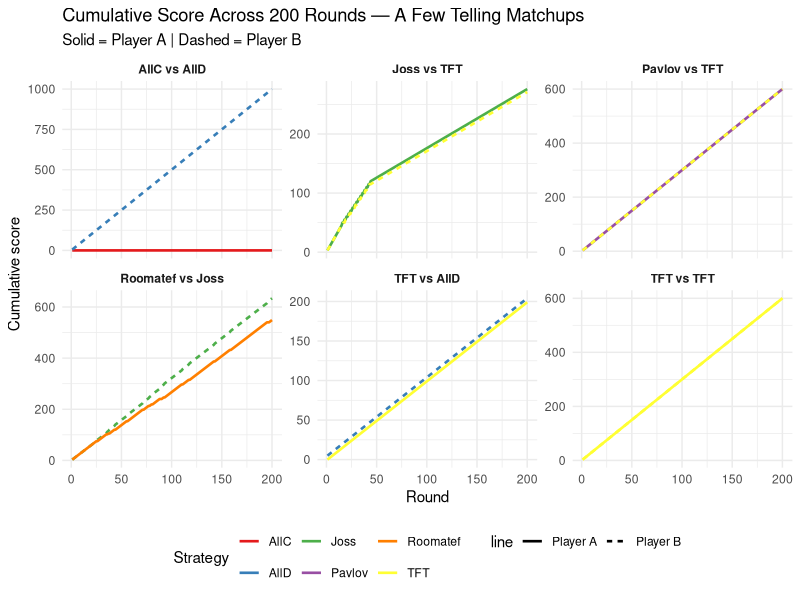
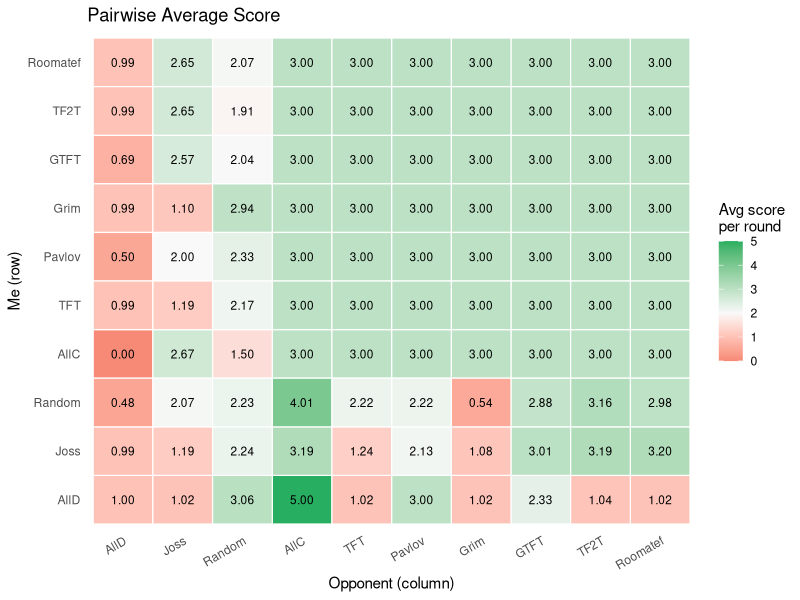
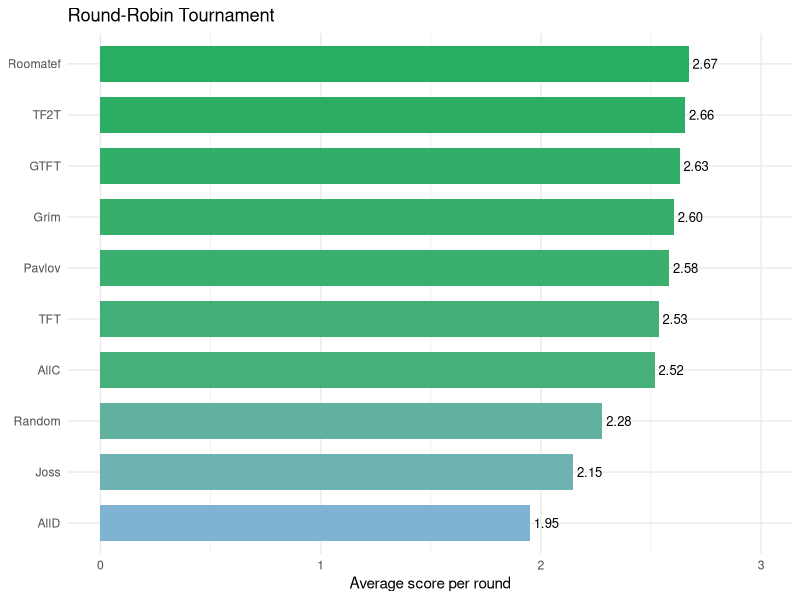
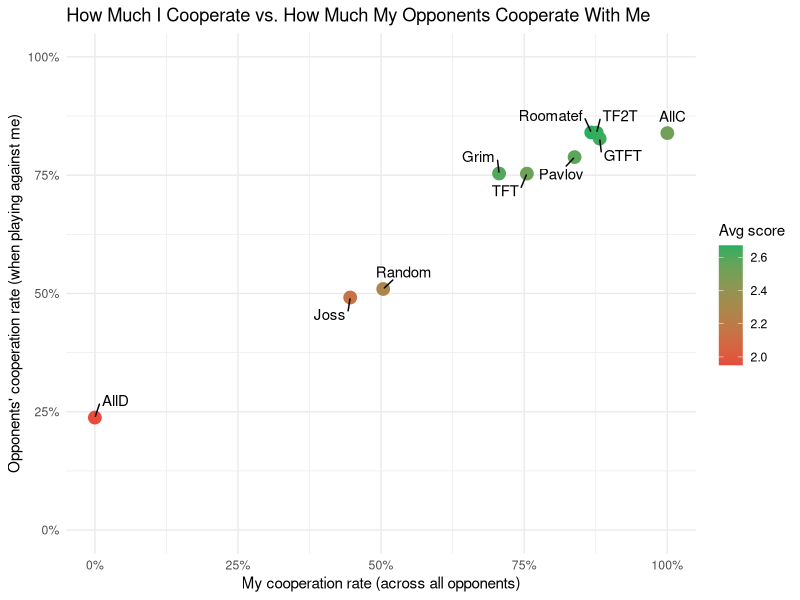
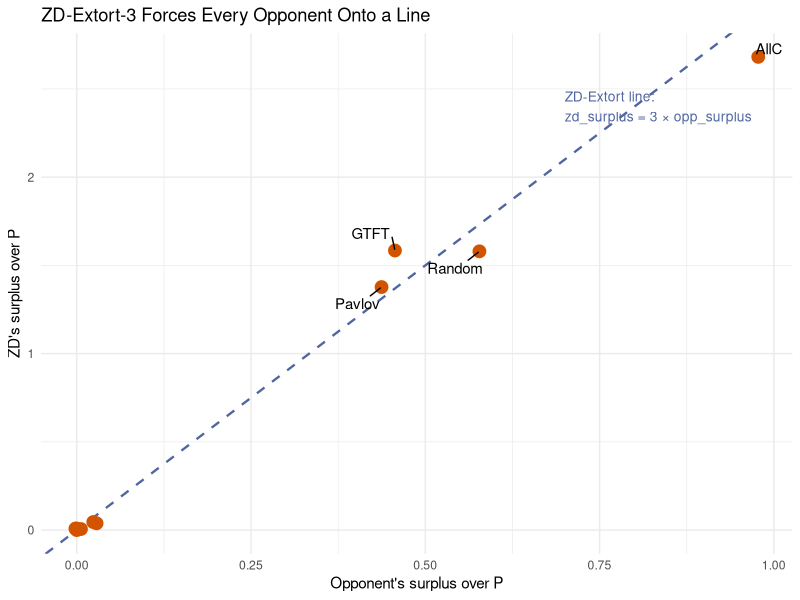

These figures' R source, in order:
## ---- chunk 1
knitr::opts_chunk$set(warning = FALSE, message = FALSE,
                      fig.align = "center", dpi = 110)
## ---- chunk 2
library(tidyverse)
library(ggrepel)
library(scales)
library(patchwork)

# T=5, R=3, P=1, S=0
PAYOFF <- matrix(
  c(3, 0, 5, 1),
  nrow = 2, byrow = TRUE,
  dimnames = list(c("C", "D"), c("C", "D"))
)
PAYOFF
## ---- chunk 3
# strat_a vs strat_b, total n_rounds 
play_match <- function(strat_a, strat_b, n_rounds = 200, noise = 0) {

  moves_a <- character(n_rounds)
  moves_b <- character(n_rounds)
  score_a <- numeric(n_rounds)
  score_b <- numeric(n_rounds)

  for (t in seq_len(n_rounds)) {
    # the identity infromation
    a <- strat_a(moves_a[seq_len(t - 1)], moves_b[seq_len(t - 1)])
    b <- strat_b(moves_b[seq_len(t - 1)], moves_a[seq_len(t - 1)])


    moves_a[t] <- a
    moves_b[t] <- b
    score_a[t] <- PAYOFF[a, b]
    score_b[t] <- PAYOFF[b, a]
  }

  tibble(
    round   = seq_len(n_rounds),
    move_a  = moves_a,
    move_b  = moves_b,
    score_a = score_a,
    score_b = score_b
  )
}
## ---- chunk 4
# ==================== 确定性策略 ====================

# always collaboration
always_c <- function(my_hist, opp_hist) "C"

# always defection
always_d <- function(my_hist, opp_hist) "D"

# Tit for Tat 
tft <- function(my_hist, opp_hist) {
  if (length(opp_hist) == 0) "C"
  else opp_hist[length(opp_hist)]
}


# Grim Trigger borken heart
grim <- function(my_hist, opp_hist) {
  if (any(opp_hist == "D")) "D" else "C"
}

# Pavlov / Win-Stay, Lose-Shift
# "win" get R(=3) or T(=5) → repeat
# "lose" get P(=1) or S(=0) → switch
pavlov <- function(my_hist, opp_hist) {
  if (length(my_hist) == 0) return("C")
  last_my  <- my_hist[length(my_hist)]
  last_opp <- opp_hist[length(opp_hist)]
  win <- (last_opp == "C")              
  if (win) last_my else (if (last_my == "C") "D" else "C")
}

# random baseline
random_strat <- function(my_hist, opp_hist) {
  sample(c("C", "D"), 1)
}

# Tit for Two Tats fogive one time
tf2t <- function(my_hist, opp_hist) {
  n <- length(opp_hist)
  if (n < 2) return("C")
  if (opp_hist[n] == "D" && opp_hist[n - 1] == "D") "D" else "C"
}

# Generous Tit for Tat — Occasionally forgive one time
gtft <- function(my_hist, opp_hist) {
  if (length(opp_hist) == 0) return("C")
  last_opp <- opp_hist[length(opp_hist)]
  if (last_opp == "C") "C"
  else if (runif(1) < 0.33) "C" else "D"   # 33%
}

# Joss — TFT 但 10% 概率偷偷背叛
joss <- function(my_hist, opp_hist) {
  if (length(opp_hist) == 0) return("C")
  last_opp <- opp_hist[length(opp_hist)]
  base <- last_opp                # same as TFT
  if (base == "C" && runif(1) < 0.10) "D" else base
}

## ---- chunk 5
roomatef <- function(my_hist, opp_hist) {
  if (length(opp_hist) == 0) return("C")
  n_c <- sum(opp_hist == "C")
  n_d <- sum(opp_hist == "D")
  if (n_c >= n_d) "C" else "D"
}

# wrap up
strategies <- list(
  AllC      = always_c,
  AllD      = always_d,
  TFT       = tft,
  TF2T      = tf2t,
  Grim      = grim,
  Pavlov    = pavlov,
  Random    = random_strat,
  GTFT      = gtft,
  Joss      = joss,
  Roomatef   = roomatef
)
length(strategies)
## ---- chunk 6
set.seed(42)

demo_pairs <- tribble(
  ~label,                 ~strat_a,    ~strat_b,
  "AllC vs AllD",         "AllC",      "AllD",
  "TFT vs AllD",          "TFT",       "AllD",
  "TFT vs TFT",           "TFT",       "TFT",
  "Roomatef vs Joss",      "Roomatef",   "Joss",
  "Pavlov vs TFT",        "Pavlov",    "TFT",
  "Joss vs TFT",          "Joss",      "TFT"
)

demo_results <- demo_pairs |>
  pmap_dfr(function(label, strat_a, strat_b) {
    res <- play_match(strategies[[strat_a]], strategies[[strat_b]],
                      n_rounds = 200)
    res |>
      mutate(label    = label,
             cum_a    = cumsum(score_a),
             cum_b    = cumsum(score_b),
             player_a = strat_a,
             player_b = strat_b)
  })

demo_long <- demo_results |>
  select(label, round, player_a, player_b, cum_a, cum_b) |>
  pivot_longer(c(cum_a, cum_b),
               names_to = "who", values_to = "cum_score") |>
  mutate(player = ifelse(who == "cum_a", player_a, player_b),
         line   = ifelse(who == "cum_a", "Player A", "Player B"))

ggplot(demo_long, aes(x = round, y = cum_score, color = player, linetype = line)) +
  geom_line(linewidth = 0.9) +
  facet_wrap(~ label, ncol = 3, scales = "free_y") +
  scale_color_brewer(palette = "Set1") +
  labs(title    = "Cumulative Score Across 200 Rounds — A Few Telling Matchups",
       subtitle = "Solid = Player A | Dashed = Player B",
       x = "Round", y = "Cumulative score", color = "Strategy") +
  theme_minimal(base_size = 11) +
  theme(legend.position = "bottom",
        strip.text = element_text(face = "bold"))
## ---- chunk 7
set.seed(42)

run_tournament <- function(strategies, n_rounds = 200, n_reps = 5,
                           noise = 0) {

  pairs <- expand_grid(a = names(strategies),
                       b = names(strategies),
                       rep = seq_len(n_reps))

  pairs |>
    pmap_dfr(function(a, b, rep) {
      res <- play_match(strategies[[a]], strategies[[b]],
                        n_rounds = n_rounds, noise = noise)
      tibble(
        strat_a   = a,
        strat_b   = b,
        rep       = rep,
        avg_a     = mean(res$score_a),
        avg_b     = mean(res$score_b),
        coop_a    = mean(res$move_a == "C"),
        coop_b    = mean(res$move_b == "C")
      )
    })
}

tourney <- run_tournament(strategies, n_rounds = 200, n_reps = 5, noise = 0)
glimpse(tourney)
## ---- chunk 8
heat_data <- tourney |>
  group_by(strat_a, strat_b) |>
  summarise(score = mean(avg_a), .groups = "drop")

# rank by total score
strat_order <- heat_data |>
  group_by(strat_a) |>
  summarise(total = mean(score)) |>
  arrange(total) |>
  pull(strat_a)

heat_data |>
  mutate(strat_a = factor(strat_a, levels = strat_order),
         strat_b = factor(strat_b, levels = strat_order)) |>
  ggplot(aes(x = strat_b, y = strat_a, fill = score)) +
  geom_tile(color = "white", linewidth = 0.4) +
  geom_text(aes(label = sprintf("%.2f", score)), size = 3) +
  scale_fill_gradient2(low = "#E74C3C", mid = "#F9F9F9", high = "#27AE60",
                       midpoint = 2, name = "Avg score\nper round") +
  labs(title    = "Pairwise Average Score",
       x = "Opponent (column)", y = "Me (row)") +
  theme_minimal(base_size = 11) +
  theme(panel.grid = element_blank(),
        axis.text.x = element_text(angle = 30, hjust = 1))
## ---- chunk 9
standings <- tourney |>
  group_by(strat_a) |>
  summarise(mean_score = mean(avg_a),
            sd_score   = sd(avg_a),
            .groups    = "drop") |>
  arrange(desc(mean_score)) |>
  mutate(rank = row_number())

standings |>
  ggplot(aes(x = reorder(strat_a, mean_score), y = mean_score,
             fill = mean_score)) +
  geom_col(width = 0.7) +
  geom_text(aes(label = sprintf("%.2f", mean_score)), hjust = -0.15, size = 3.3) +
  coord_flip() +
  scale_fill_gradient(low = "#7FB3D3", high = "#27AE60", guide = "none") +
  scale_y_continuous(limits = c(0, max(standings$mean_score) * 1.12)) +
  labs(title    = "Round-Robin Tournament ",
       x = NULL, y = "Average score per round") +
  theme_minimal(base_size = 11)
## ---- chunk 10
standings$mean_score <- round(standings$mean_score, 3)
standings$sd_score <- round(standings$sd_score, 3)

print(standings)
## ---- chunk 11
coop_rates <- tourney |>
  group_by(strat_a) |>
  summarise(my_coop  = mean(coop_a),
            opp_coop = mean(coop_b),
            score    = mean(avg_a),
            .groups  = "drop")

ggplot(coop_rates, aes(x = my_coop, y = opp_coop, color = score, label = strat_a)) +
  geom_point(size = 4) +
  geom_text_repel(size = 3.8, max.overlaps = 20, color = "black",
                  box.padding = 0.5) +
  scale_x_continuous(labels = percent_format(), limits = c(0, 1)) +
  scale_y_continuous(labels = percent_format(), limits = c(0, 1)) +
  scale_color_gradient(low = "#E74C3C", high = "#27AE60",
                       name = "Avg score") +
  labs(title    = "How Much I Cooperate vs. How Much My Opponents Cooperate With Me",
       x = "My cooperation rate (across all opponents)",
       y = "Opponents' cooperation rate (when playing against me)") +
  theme_minimal(base_size = 11)
## ---- chunk 12
# 提取因子 χ=3, 以 (T,R,P,S)=(5,3,1,0) 
zd_extort_3 <- function(my_hist, opp_hist) {
  if (length(my_hist) == 0) return("D")          # 第一步先背叛, 试探一下

  last_my  <- my_hist[length(my_hist)]
  last_opp <- opp_hist[length(opp_hist)]

  p <- if      (last_my == "C" && last_opp == "C")   11 / 13
       else if (last_my == "C" && last_opp == "D")    1 / 2
       else if (last_my == "D" && last_opp == "C")    7 / 26
       else                                           0

  if (runif(1) < p) "C" else "D"
}
## ---- chunk 13
set.seed(42)

zd_results <- names(strategies) |>
  map_dfr(function(opp_name) {
    map_dfr(1:5, function(rep) {
      res <- play_match(zd_extort_3, strategies[[opp_name]],
                        n_rounds = 500)        
      tibble(opponent = opp_name, rep = rep,
             zd_score  = mean(res$score_a),
             opp_score = mean(res$score_b))
    })
  })

zd_summary <- zd_results |>
  group_by(opponent) |>
  summarise(zd_score   = mean(zd_score),
            opp_score  = mean(opp_score),
            .groups    = "drop") |>
  mutate(zd_surplus  = zd_score  - 1,    # 相对于 P=1 
         opp_surplus = opp_score - 1,
         ratio       = zd_surplus / pmax(opp_surplus, 0.01))

print(zd_summary |>
        mutate(across(c(zd_score, opp_score, ratio), \(x) round(x, 2))))
## ---- chunk 14
ggplot(zd_summary, aes(x = opp_surplus, y = zd_surplus, label = opponent)) +
  geom_abline(slope = 3, intercept = 0, linetype = "dashed",
              color = "#5066a1", linewidth = 0.8) +
  annotate("text", x = 0.7, y = 2.4, hjust = 0,
           label = "ZD-Extort line:\nzd_surplus = 3 × opp_surplus",
           color = "#5066a1", size = 3.5) +
  geom_point(size = 4, color = "#D35400") +
  geom_text_repel(size = 3.8, box.padding = 0.5) +
  labs(title    = "ZD-Extort-3 Forces Every Opponent Onto a Line",
       x = "Opponent's surplus over P",
       y = "ZD's surplus over P") +
  theme_minimal(base_size = 11)
